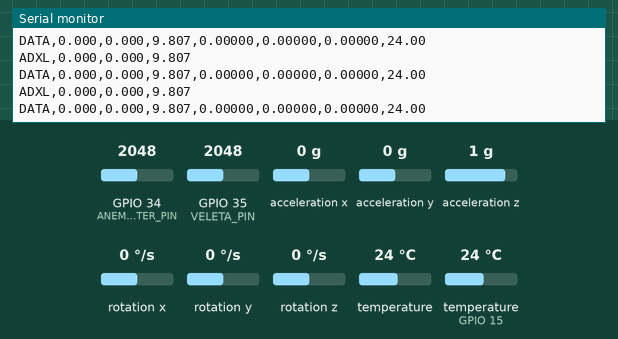
Simulated run of this program. Board: ESP32. Parts: the last lines printed to the serial monitor. The test bench sets the inputs (shaded band); at power-on: acceleration z 1 g, temperature (sensor on GPIO 15) 24 °C, GPIO 34 (ANEMOMETER_PIN) = 2048, GPIO 35 (VELETA_PIN) = 2048, acceleration x 0 g, acceleration y 0 g, rotation x 0 °/s, rotation y 0 °/s, rotation z 0 °/s, temperature 24 °C.

Above: at 3.2 s.
3.3 s: acceleration z set to 0 g
At 3.9 s:
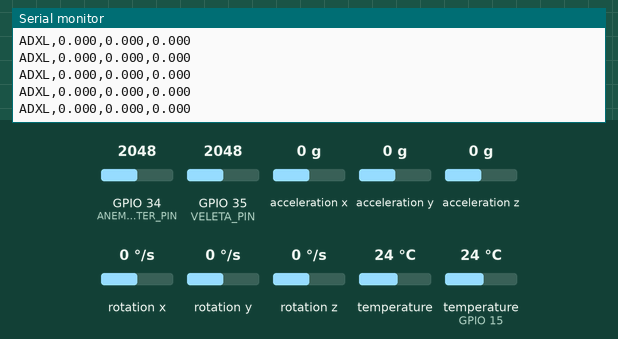
4.8 s: temperature (sensor on GPIO 15) set to 12 °C
6.3 s: GPIO 34 (ANEMOMETER_PIN) set to 1960
7.8 s: GPIO 35 (VELETA_PIN) set to 1960
9.3 s: acceleration x set to -1.4 g
At 10.3 s:
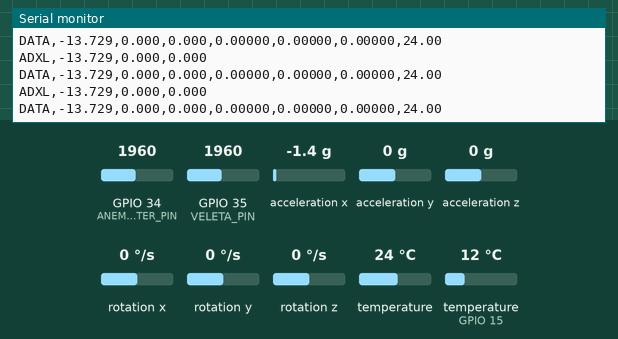
10.8 s: acceleration y set to -1.4 g
At 11.8 s:
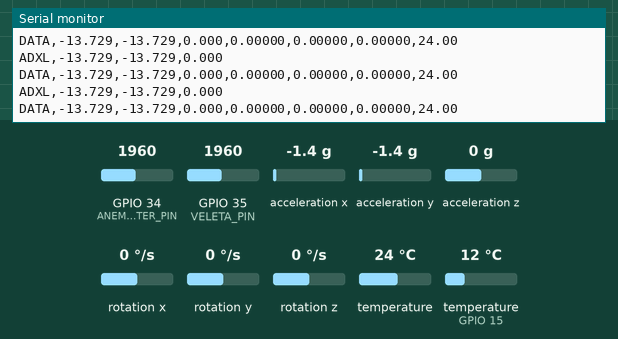
Timing chart, 0 to 13.3 s (numbered marks = the images above; inputs shaded):
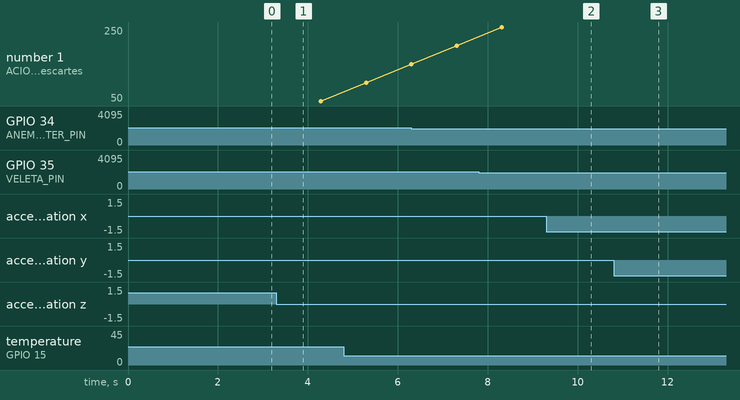

The program:

main.cpp
```cpp
/*
 * PRUEBA FISICA - TODOS LOS SENSORES
 * Tesis: IoT-WSN y CCTV para monitoreo de subsistemas criticos
 *
 * Sensores soportados:
 * 1. MPU6050  (I2C 0x68) - Acelerometro/Giroscopio  -> linea DATA a 50 Hz
 * 2. ADXL345  (I2C 0x53) - Acelerometro             -> linea ADXL a 50 Hz
 * 3. HX711    (GPIO 4/5) - Celda de carga
 * 4. DS18B20  (GPIO 15)  - Temperatura
 * 5. Anemometro (GPIO 34) - Velocidad viento (analogico)
 * 6. Veleta    (GPIO 35) - Direccion viento (analogico)
 *
 * Conexion ESP32:
 *   I2C:  SDA=21, SCL=22
 *   HX711: DT=GPIO4, SCK=GPIO5
 *   DS18B20: DQ=GPIO15
 *   Anemometro: Signal=GPIO34
 *   Veleta: Signal=GPIO35
 *
 * Protocolo serie (115200 baud) - ver dashboard/CONTRATO_DE_DATOS.md seccion 2:
 *   DATA,ax,ay,az,gx,gy,gz,temp    -> 50 Hz, accel m/s^2, gyro rad/s, temp C
 *   ADXL,ax,ay,az                  -> 50 Hz, accel m/s^2 (Adafruit_ADXL345_U
 *                                      ya devuelve m/s^2, sin conversion)
 *   [SENSOR] ...                   -> diagnostico cada 2 s
 *
 * PRESUPUESTO SERIE (verificado con numeros):
 *   A 11520 baudios 8N1 hay ~11520 B/s utiles de enlace.
 *   Linea DATA tipica  ~= 55 B (incluye \n)
 *   Linea ADXL tipica  ~= 24 B (incluye \n)
 *   Ambos a 50 Hz: (55 + 24) * 50 = 3950 B/s = ~34% del enlace.
 *   Incluso con valores negativos largos (lineas ~10% mas grandes) y los
 *   diagnosticos [..] cada 2 s, se queda por debajo del 40%: cabe de sobra.
 *   Por eso el ADXL se mantiene a 50 Hz como exige el contrato; NO hace falta
 *   bajarlo a 25 Hz. Si algun dia se activan HX711 + anemometro a 50 Hz habria
 *   que recalcular, pero hoy el margen es ~7500 B/s libres.
 *
 * MEJORAS DE ROBUSTEZ (revision 2026-09):
 *  - Serial.setTxBufferSize(512): los prints de diagnostico no bloquean el muestreo.
 *  - Wire.setTimeOut(10): un bus I2C trabado cuesta 10 ms, no 150 ms.
 *  - MPU6050: ping I2C cada 25 muestras + validacion de rango fisico; si falla
 *    NO se emite DATA y se avisa por serie (evita basura de pila como dato valido).
 *  - MPU6050: re-deteccion automatica si no estaba conectado al arrancar.
 *  - ADXL345: lineas ADXL a 50 Hz con la misma validacion de rango fisico que
 *    DATA (magnitud > 200 m/s^2 o NaN => no se emite y se cuenta el error).
 *  - HX711: pin DT con pull-up interno + espera con timeout. IMPORTANTE: la
 *    libreria bogde/HX711 llama a wait_ready() sin timeout dentro de read(),
 *    por lo que puede congelar el bucle si el sensor se desconecta en caliente.
 *    Por eso ENABLE_HX711 esta en 0 para la prueba en vivo MPU6050+Processing.
 *  - DS18B20: sondeo de conversion limitado a 50 Hz y validacion de lecturas
 *    imposibles (DEVICE_DISCONNECTED_C / 85.0 C de arranque).
 */

#include <Arduino.h>
#include <Wire.h>
#include <Adafruit_MPU6050.h>
#include <Adafruit_Sensor.h>
#include <Adafruit_ADXL345_U.h>
#include <HX711.h>
#include <OneWire.h>
#include <DallasTemperature.h>

// === OPCIONES DE COMPILACION ===
// Activa solo lo que vayas a probar. El camino caliente del MPU6050 se beneficia
// de tener el minimo de sensores diagnosticando.
#define ENABLE_ADXL345 1
#define ENABLE_HX711   0   // 1 solo con el HX711 conectado (ver nota de arriba)
#define ENABLE_DS18B20 1
#define ENABLE_ANEMO   1

// === OBJETOS ===
Adafruit_MPU6050 mpu;
#if ENABLE_ADXL345
Adafruit_ADXL345_Unified adxl = Adafruit_ADXL345_Unified(12345);
#endif
#if ENABLE_HX711
HX711 scale;
#endif
#if ENABLE_DS18B20
OneWire oneWire(15);
DallasTemperature ds18b20(&oneWire);
#endif

// === ESTADO ===
bool mpuFound = false;
uint8_t mpuAddr = 0x68;
bool adxlFound = false;
bool hx711Ready = false;
bool ds18b20Ready = false;
bool ds18b20ConversionPending = false;

// === PINES ===
#define HX711_DT  4
#define HX711_SCK 5
#define DS18B20_DQ 15
#define ANEMOMETER_PIN 34
#define VELETA_PIN 35

// === LIMITES FISICOS PARA VALIDAR MUESTRAS DEL MPU6050 ===
// Aceleracion total entre 0.5 y 50 m/s^2 (en reposo ~9.81; solo basura de pila
// o un bus roto salen de este rango de forma sostenida).
#define ACCEL_MAG_MIN 0.5f
#define ACCEL_MAG_MAX 50.0f
// Giroscopio: el MPU6050 a +-500 dps no puede superar ~8.7 rad/s; dejamos margen.
#define GYRO_MAG_MAX  12.0f

// === LIMITES FISICOS PARA VALIDAR MUESTRAS DEL ADXL345 ===
// El contrato (seccion 2.1) exige descartar la linea completa si la magnitud de
// aceleracion es absurda: > 200 m/s^2 o NaN. A +-4 g el sensor no pasa de
// ~39.3 m/s^2 en uso normal; 200 deja margen para impactos reales de la torre
// sin aceptar basura de un bus I2C degradado.
#define ADXL_ACCEL_MAG_MAX 200.0f

static bool mpuSampleValid(const sensors_event_t &a, const sensors_event_t &g,
                           float *amOut = nullptr, float *gmOut = nullptr) {
  float am = sqrt(a.acceleration.x * a.acceleration.x
                + a.acceleration.y * a.acceleration.y
                + a.acceleration.z * a.acceleration.z);
  float gm = sqrt(g.gyro.x * g.gyro.x + g.gyro.y * g.gyro.y + g.gyro.z * g.gyro.z);
  if (amOut) *amOut = am;
  if (gmOut) *gmOut = gm;
  // La comparacion con NaN devuelve false, asi que tambien descarta NaN.
  // Limites POR EJE: con el chip configurado a +-4 g ningun eje puede superar
  // 39.24 m/s^2 ni a +-500 dps 8.73 rad/s. Una muestra corrupta puede colarse
  // por la compuerta de magnitud (p.ej. 44 m/s^2 concentrados en un eje con el
  // resto bajos), pero nunca por los limites fisicos de los registros.
  return (am > ACCEL_MAG_MIN && am < ACCEL_MAG_MAX && gm < GYRO_MAG_MAX
          && fabs(a.acceleration.x) < 39.5f && fabs(a.acceleration.y) < 39.5f
          && fabs(a.acceleration.z) < 39.5f
          && fabs(g.gyro.x) < 8.8f && fabs(g.gyro.y) < 8.8f
          && fabs(g.gyro.z) < 8.8f);
}

static bool mpuBusAliveAt(uint8_t addr) {
  Wire.beginTransmission(addr);
  return (Wire.endTransmission() == 0);
}

static bool mpuBusAlive() {
  return mpuBusAliveAt(mpuAddr);
}

// Inicializa (o re-inicializa) el MPU6050 y aplica la configuracion del
// contrato (±4 g, ±500 dps, filtro 21 Hz). Re-inicializar es la cura del
// fallo tipico "ACK y WHO_AM_I correctos pero registros de datos en cero":
// un chip que se quedo dormido o se reinicio solo. begin() incluye el
// despertar del chip (reset + PWR_MGMT_1 = 0), por eso vale para ambos casos.
static bool mpuConfigure() {
  if (mpu.begin(0x68)) {
    mpuAddr = 0x68;
  } else if (mpu.begin(0x69)) {
    mpuAddr = 0x69;
  } else {
    return false;
  }
  mpu.setAccelerometerRange(MPU6050_RANGE_4_G);
  mpu.setGyroRange(MPU6050_RANGE_500_DEG);
  mpu.setFilterBandwidth(MPU6050_BAND_21_HZ);
  return true;
}

#if ENABLE_ADXL345
// Mismo esquema de validacion que el MPU6050: getEvent() de la libreria Adafruit
// no reporta errores de I2C, asi que una lectura fallida puede parsear un buffer
// sin inicializar. Solo se emite ADXL con magnitud fisicamente posible.
static bool adxlSampleValid(const sensors_event_t &e, float *amOut = nullptr) {
  float am = sqrt(e.acceleration.x * e.acceleration.x
                + e.acceleration.y * e.acceleration.y
                + e.acceleration.z * e.acceleration.z);
  if (amOut) *amOut = am;
  // La comparacion con NaN/Inf devuelve false, asi que tambien se descartan.
  return (am < ADXL_ACCEL_MAG_MAX);
}
#endif

void setup() {
  // El buffer TX se configura ANTES de begin(): con el buffer por defecto (0)
  // cada print espera a que la FIFO de 128 B se vacie (~7 ms por rafaga).
  Serial.setTxBufferSize(512);
  Serial.begin(115200);
  delay(2000);

  Serial.println("================================================");
  Serial.println("  PRUEBA FISICA - TODOS LOS SENSORES");
  Serial.println("  Tesis IoT-WSN - Monitoreo Estructural");
  Serial.println("================================================");
  Serial.println();

  // --- I2C ---
  Wire.begin(21, 22);
  // 50 kHz en lugar de los 100 kHz por defecto: con cables Dupont de
  // protoboard y dos modulos compartiendo el bus (mas sus pull-ups en
  // paralelo) los 100 kHz operan en el margen y las transacciones fallan de
  // forma intermitente (requestFrom(): Error -1). El coste es nulo para dos
  // sensores a 50 Hz y la robustez del bus se multiplica.
  Wire.setClock(50000);
  // Acota el bloqueo por transaccion: por defecto son 50 ms, y getEvent() hace
  // varias transacciones, o sea hasta ~150 ms congelado si el bus queda a masa.
  Wire.setTimeOut(10);
  Serial.println("[I2C] Bus iniciado (SDA=21, SCL=22, timeout=10 ms)");
  Serial.println("[SCAN] Buscando dispositivos I2C...");

  for (uint8_t addr = 1; addr < 127; addr++) {
    Wire.beginTransmission(addr);
    if (Wire.endTransmission() == 0) {
      Serial.printf("  Encontrado: 0x%02X", addr);
      if (addr == 0x68) Serial.print(" (MPU6050)");
      if (addr == 0x53) Serial.print(" (ADXL345)");
      if (addr == 0x69) Serial.print(" (MPU6050 AD0=HIGH)");
      Serial.println();
    }
  }

  // --- MPU6050 ---
  Serial.println();
  Serial.println("[MPU6050] Inicializando...");
  if (mpuConfigure()) {
    mpuFound = true;
    Serial.printf("[MPU6050] OK - Detectado en 0x%02X\n", mpuAddr);
  } else {
    mpuFound = false;
    Serial.println("[MPU6050] NO detectado - se reintentara cada 2 s");
  }

#if ENABLE_ADXL345
  // --- ADXL345 ---
  Serial.println();
  Serial.println("[ADXL345] Inicializando...");
  if (adxl.begin()) {
    adxlFound = true;
    adxl.setRange(ADXL345_RANGE_4_G);
    Serial.println("[ADXL345] OK - Detectado en 0x53");
  } else {
    Serial.println("[ADXL345] NO detectado");
  }
#endif

#if ENABLE_HX711
  // --- HX711 ---
  Serial.println();
  Serial.println("[HX711] Inicializando (DT=4, SCK=5)...");
  scale.begin(HX711_DT, HX711_SCK);
  // La libreria deja DOUT como INPUT (sin pull-up). Con el sensor ausente el pin
  // flota y puede leerse "listo". Con pull-up lee HIGH = no listo, y asi la guarda
  // de abajo nunca entra en la lectura bloqueante.
  pinMode(HX711_DT, INPUT_PULLUP);
  pinMode(HX711_SCK, OUTPUT);
  digitalWrite(HX711_SCK, LOW);
  delay(500);
  if (scale.wait_ready_timeout(300)) {
    hx711Ready = true;
    scale.set_scale(2280.f);  // Factor de calibracion (ajustar)
    scale.tare(1);            // 1 lectura, no 10: menos exposicion a bloqueo
    Serial.println("[HX711] OK - Sensor detectado");
    Serial.println("[HX711] Tara realizada");
  } else {
    Serial.println("[HX711] NO detectado - Verifique conexion");
  }
#endif

#if ENABLE_DS18B20
  // --- DS18B20 ---
  Serial.println();
  Serial.println("[DS18B20] Inicializando (DQ=GPIO15)...");
  ds18b20.begin();
  ds18b20.setWaitForConversion(false);
  int deviceCount = ds18b20.getDeviceCount();
  Serial.printf("[DS18B20] Dispositivos encontrados: %d\n", deviceCount);
  if (deviceCount > 0) {
    ds18b20Ready = true;
    Serial.println("[DS18B20] OK");
  } else {
    Serial.println("[DS18B20] NO detectado - Verifique conexion");
  }
#endif

#if ENABLE_ANEMO
  // --- ANEMOMETRO / VELETA ---
  Serial.println();
  Serial.println("[ANEMOMETRO] Pin analogico GPIO34");
  Serial.println("[VELETA] Pin analogico GPIO35");
  Serial.println("  (Lecturas analogicas - requieren sensor fisico)");
#endif

  Serial.println();
  Serial.println("================================================");
  Serial.println("  RESUMEN DE DETECCION:");
  Serial.printf("  MPU6050:   %s\n", mpuFound ? "OK" : "NO");
  Serial.printf("  ADXL345:   %s\n", adxlFound ? "OK" : "NO");
  Serial.printf("  HX711:     %s\n", hx711Ready ? "OK" : "NO");
  Serial.printf("  DS18B20:   %s\n", ds18b20Ready ? "OK" : "NO");
  Serial.println("  Anemometro: ANALOG (GPIO34)");
  Serial.println("  Veleta:     ANALOG (GPIO35)");
  Serial.println("================================================");
  Serial.println();
  Serial.println("--- MPU6050: 50 Hz | ADXL345: 50 Hz | Diagnostico otros: cada 2 segundos ---");
  Serial.println();
}

void loop() {
  static unsigned long lastMpuRead = 0;
  static unsigned long lastAdxlRead = 0;
  static unsigned long lastAuxRead = 0;
  static unsigned long lastDsPoll = 0;
  static uint16_t samplesSincePing = 0;
  static uint16_t badSamples = 0;
  static uint16_t adxlBadSamples = 0;
  unsigned long now = millis();

#if ENABLE_ADXL345
  // --- ADXL345 a 50 Hz: emisor de lineas ADXL ---
  // Este bloque va ANTES del MPU6050 a proposito: el bloque del MPU hace
  // `return` cuando descarta una muestra o el bus no responde, y si el ADXL
  // estuviera despues dejaria de emitirse cada vez que el MPU fallara,
  // acoplando dos streams que el contrato trata como independientes.
  // Coste: una transaccion I2C corta (<1 ms con bus sano; <=10 ms con el
  // Wire.setTimeOut(10) si el bus se cuelga). El gate del MPU se mide de flanco
  // a flanco (>=20 ms), por lo que la cadencia de DATA sigue siendo 50 Hz.
  if (adxlFound && now - lastAdxlRead >= 20) {
    lastAdxlRead = now;

    sensors_event_t ev;
    // Igual que el MPU: getEvent() no reporta errores I2C, por eso validamos el
    // rango fisico antes de publicar la linea ADXL.
    adxl.getEvent(&ev);

    float aam = 0.0f;
    if (!adxlSampleValid(ev, &aam)) {
      // Mismo esquema de diagnostico que el MPU6050: las 3 primeras descartes
      // muestran la magnitud recibida (0.000 o nan = transferencias fallando)
      // y luego se avisa cada 25 descartes para no inundar el enlace.
      if (++adxlBadSamples <= 3 || adxlBadSamples % 25 == 0) {
        Serial.printf("[ADXL345] MUESTRAS INVALIDAS - revise cableado I2C "
                      "(|a|=%.3f m/s2)\n", aam);
      }
    } else {
      adxlBadSamples = 0;
      // Formato del contrato: "ADXL,ax,ay,az", %.3f, m/s^2, terminada en \n.
      // Una sola llamada a printf = linea atomica (buffer TX de 512 B de sobra).
      Serial.printf("ADXL,%.3f,%.3f,%.3f\n",
                    ev.acceleration.x, ev.acceleration.y, ev.acceleration.z);
    }
  }
#endif

  // --- MPU6050 a 50 Hz: unico emisor de lineas DATA ---
  if (mpuFound && now - lastMpuRead >= 20) {
    lastMpuRead = now;

    // Ping I2C barato cada 25 muestras (0.5 s): detecta cable suelto sin
    // penalizar el camino caliente.
    if (++samplesSincePing >= 25) {
      samplesSincePing = 0;
      if (!mpuBusAlive()) {
        Serial.println("[MPU6050] I2C ERROR - sin respuesta en el bus");
        return;
      }
    }

    sensors_event_t a, g, temp;
    // getEvent() siempre devuelve true y no reporta errores de I2C: si la lectura
    // falla, la libreria parsea un buffer sin inicializar. Por eso validamos el
    // rango fisico de la muestra antes de publicarla como DATA.
    mpu.getEvent(&a, &g, &temp);

    float am = 0.0f, gm = 0.0f;
    if (!mpuSampleValid(a, g, &am, &gm)) {
      // Diagnostico de la descartada. "MUESTRAS INVALIDAS" con el modulo
      // DETECTADO y el ping OK no es falta de alimentacion (el LED solo prueba
      // VCC/GND): los DATOS llegan corruptos. Las magnitudes de la descartada
      // distinguen los fallos tipicos:
      //   |a| = 0.000 o nan -> transferencias I2C fallando: cables SDA/SCL/GND
      //   |a| en cientos    -> basura pura del bus: mismo origen
      //   |g| >= 12 rad/s   -> el acelerometro llega bien pero el giro no
      // Detalle solo en las 3 primeras descartes y luego cada 25 (2/s a 50 Hz):
      // diagnostico suficiente sin inundar el enlace serie ni la consola.
      if (++badSamples <= 3 || badSamples % 25 == 0) {
        Serial.printf("[MPU6050] MUESTRAS INVALIDAS - revise cableado I2C "
                      "(|a|=%.3f m/s2 |w|=%.5f rad/s)\n", am, gm);
      }
      // Auto-recuperacion: descartes seguidos con el chip respondiendo son el
      // sintoma de un MPU dormido o reiniciado (registros de datos en cero).
      // Cada 50 descartes (~1 s) se re-inicializa, lo que incluye despertarlo:
      // si la causa era el estado interno del chip, el flujo DATA vuelve solo.
      // Si el chip se fue del bus, se marca ausente y la re-deteccion periodica
      // sigue probando. Coste: ~100 ms de bloqueo por reintento, solo en la
      // ruta de fallo (nunca con el sensor sano).
      if (badSamples % 50 == 0) {
        // Sondar AMBAS direcciones revela el fallo tipico del cable AD0 suelto:
        // el chip parpadea entre 0x68 y 0x69 y las transacciones al fijo fallan
        // con NACK intermitente. Se imprime el ACK de cada una.
        bool ack68 = mpuBusAliveAt(0x68), ack69 = mpuBusAliveAt(0x69);
        Serial.printf("[MPU6050] REINTENTO DE INICIALIZACION (descartes: %u) "
                      "bus: 0x68=%s 0x69=%s\n",
                      (unsigned)badSamples, ack68 ? "ACK" : "NACK",
                      ack69 ? "ACK" : "NACK");
        if (mpuConfigure()) {
          Serial.printf("[MPU6050] RECONECTADO en 0x%02X\n", mpuAddr);
        } else {
          mpuFound = false;
        }
      }
      return;
    }
    badSamples = 0;

    Serial.printf("DATA,%.3f,%.3f,%.3f,%.5f,%.5f,%.5f,%.2f\n",
                  a.acceleration.x, a.acceleration.y, a.acceleration.z,
                  g.gyro.x, g.gyro.y, g.gyro.z, temp.temperature);
  }

#if ENABLE_DS18B20
  // isConversionComplete() hace una operacion de bus 1-Wire por llamada, por eso
  // se limita a 50 Hz en lugar de barrr el bus a la velocidad de loop().
  if (ds18b20Ready && ds18b20ConversionPending && now - lastDsPoll >= 20) {
    lastDsPoll = now;
    if (ds18b20.isConversionComplete()) {
      float tempC = ds18b20.getTempCByIndex(0);
      // -127 = DEVICE_DISCONNECTED_C; 85.0 = valor de arranque del scratchpad.
      if (tempC <= DEVICE_DISCONNECTED_C + 0.5f || tempC >= 84.9f) {
        Serial.println("[DS18B20] ERROR: lectura invalida o sensor desconectado");
      } else {
        // Una sola línea, literalmente el formato del contrato §2.2
        // ("[DS18B20] Temperatura: 28.44 °C"). Si se emitiera el valor en una
        // segunda línea con sangría, esa línea no empezaría por '[' y el
        // parser la descartaría (§2.3): la temperatura del DS18B20 —sensor
        // sin líneas de telemetría— se perdería entera del registro.
        Serial.printf("[DS18B20] Temperatura: %.2f °C\n", tempC);
      }
      ds18b20ConversionPending = false;
    }
  }
#endif

  if (now - lastAuxRead < 2000) return;
  lastAuxRead = now;

  // --- Re-deteccion de sensores ausentes al arrancar ---
  if (!mpuFound) {
    if (mpuConfigure()) {
      mpuFound = true;
      Serial.printf("[MPU6050] RECONECTADO en 0x%02X\n", mpuAddr);
    }
  }

#if ENABLE_ADXL345
  if (adxlFound) {
    sensors_event_t event;
    adxl.getEvent(&event);
    // Diagnóstico en UNA línea que empieza por '[': solo así el parser lo
    // registra como evento completo (§2.2). Partido en dos líneas, la segunda
    // (con sangría) se descarta por §2.3 y el valor nunca llega al servidor.
    Serial.printf("[ADXL345] Accel (m/s2): X=%.2f Y=%.2f Z=%.2f\n",
                  event.acceleration.x, event.acceleration.y, event.acceleration.z);
  }
#endif

#if ENABLE_HX711
  if (hx711Ready && scale.wait_ready_timeout(50)) {
    float reading = scale.get_units(1);
    // Una sola línea que empieza por '[' (§2.2): si el valor viajara en una
    // segunda línea con sangría, el parser la descartaría (§2.3) y el peso no
    // llegaría nunca a la tabla de eventos.
    Serial.printf("[HX711] Peso: %.2f g\n", reading);
  }
#endif

#if ENABLE_DS18B20
  if (ds18b20Ready && !ds18b20ConversionPending) {
    ds18b20.requestTemperatures();
    ds18b20ConversionPending = true;
    lastDsPoll = now;
  }
#endif

#if ENABLE_ANEMO
  int anemVal = analogRead(ANEMOMETER_PIN);
  int veletaVal = analogRead(VELETA_PIN);
  // Ambos valores en la MISMA línea de diagnóstico (§2.2): tres líneas
  // separadas solo producirían un evento '[ANEMOMETRO/VELETA]' sin cuerpo y
  // dos líneas con sangría que el parser descarta (§2.3).
  Serial.printf("[ANEMOMETRO/VELETA] Anemometro(raw)=%d Veleta(raw)=%d\n",
                anemVal, veletaVal);
#endif

  Serial.println();
}
```

Measured:
- after the input at 3.3 s, the serial monitor: prints a new line at once (image 1)
- after the input at 9.3 s, the serial monitor: prints a new line at once (image 2)
- after the input at 10.8 s, the serial monitor: prints a new line at once (image 3)
- plotted number 1: 50 → 150 after the input at 4.8 s
